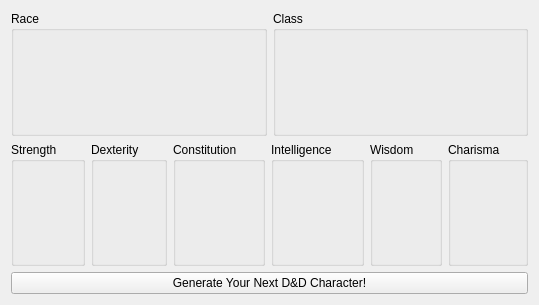
<?xml version="1.0" encoding="UTF-8"?>
<ui version="4.0">
 <class>Window</class>
 <widget class="QWidget" name="Window">
  <property name="geometry">
   <rect>
    <x>0</x>
    <y>0</y>
    <width>506</width>
    <height>305</height>
   </rect>
  </property>
  <property name="windowTitle">
   <string>Form</string>
  </property>
  <layout class="QVBoxLayout" name="verticalLayout">
   <item>
    <layout class="QHBoxLayout" name="statsLayout">
     <item>
      <widget class="QGroupBox" name="raceGroupBox">
       <property name="title">
        <string>Race</string>
       </property>
      </widget>
     </item>
     <item>
      <widget class="QGroupBox" name="classGroupBox">
       <property name="title">
        <string>Class</string>
       </property>
      </widget>
     </item>
    </layout>
   </item>
   <item>
    <layout class="QHBoxLayout" name="charLayout">
     <item>
      <widget class="QGroupBox" name="strGroupBox">
       <property name="title">
        <string>Strength</string>
       </property>
       <property name="flat">
        <bool>false</bool>
       </property>
       <property name="checkable">
        <bool>false</bool>
       </property>
      </widget>
     </item>
     <item>
      <widget class="QGroupBox" name="dexGroupBox">
       <property name="title">
        <string>Dexterity</string>
       </property>
      </widget>
     </item>
     <item>
      <widget class="QGroupBox" name="conGroupBox">
       <property name="title">
        <string>Constitution</string>
       </property>
      </widget>
     </item>
     <item>
      <widget class="QGroupBox" name="intGroupBox">
       <property name="title">
        <string>Intelligence </string>
       </property>
      </widget>
     </item>
     <item>
      <widget class="QGroupBox" name="wisGroupBox">
       <property name="title">
        <string>Wisdom</string>
       </property>
      </widget>
     </item>
     <item>
      <widget class="QGroupBox" name="chaGroupBox">
       <property name="title">
        <string>Charisma</string>
       </property>
      </widget>
     </item>
    </layout>
   </item>
   <item>
    <widget class="QPushButton" name="genPushButton">
     <property name="text">
      <string>Generate Your Next D&amp;&amp;D Character!</string>
     </property>
    </widget>
   </item>
  </layout>
 </widget>
 <resources/>
 <connections/>
</ui>
